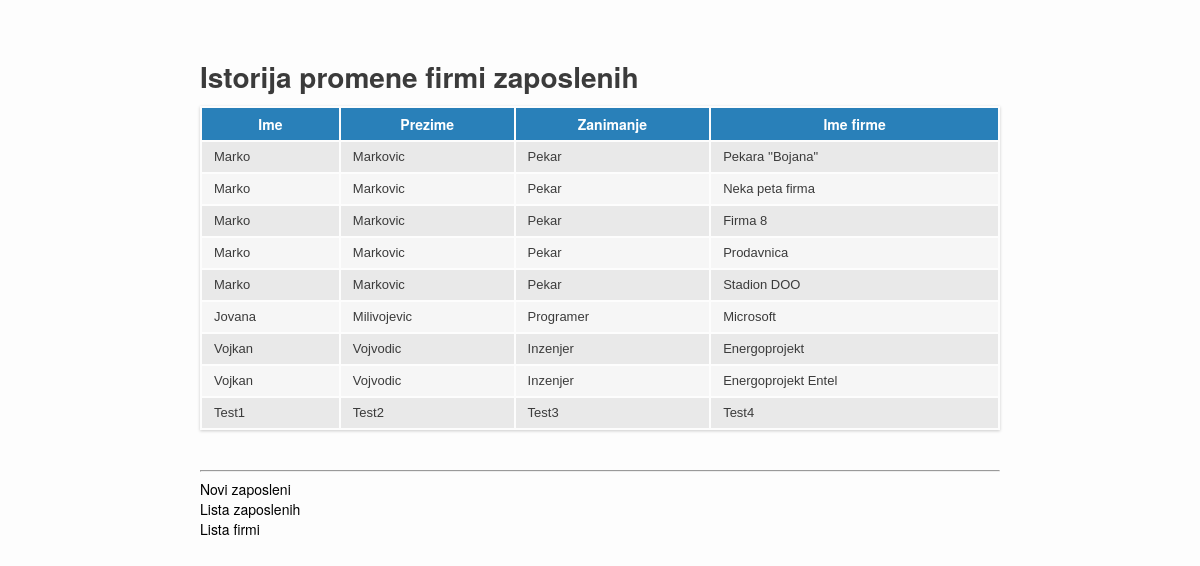
The page / on the database its author committed.
### tables this page shows
CREATE TABLE IF NOT EXISTS `employees_x_firms` (
  `id` int(11) NOT NULL AUTO_INCREMENT,
  `employee_id` int(11) NOT NULL,
  `firm_id` int(11) NOT NULL,
  PRIMARY KEY (`id`)
);

CREATE TABLE IF NOT EXISTS `employees` (
  `id` int(11) NOT NULL AUTO_INCREMENT,
  `firm_id` int(11) NOT NULL,
  `f_name` varchar(255) DEFAULT NULL,
  `l_name` varchar(255) DEFAULT NULL,
  `zanimanje` varchar(255) DEFAULT NULL,
  `created_at` datetime DEFAULT CURRENT_TIMESTAMP,
  `updated_at` datetime NOT NULL DEFAULT CURRENT_TIMESTAMP ON UPDATE CURRENT_TIMESTAMP,
  PRIMARY KEY (`id`)
);

CREATE TABLE IF NOT EXISTS `firms` (
  `id` int(11) NOT NULL AUTO_INCREMENT,
  `ime_firme` varchar(255) DEFAULT NULL,
  `created_at` datetime NOT NULL DEFAULT CURRENT_TIMESTAMP,
  `updated_at` datetime NOT NULL DEFAULT CURRENT_TIMESTAMP ON UPDATE CURRENT_TIMESTAMP,
  PRIMARY KEY (`id`)
);

### include/functions.php (called while the page is built, shortened)
<?php
class Database extends PDO {
    public static function ajaxCustomRequest($query, $pattern) {
        try {
            $db = new Database();
            $sth = $db->query($query);
            $sth->execute();
            $sql_data = $sth->fetchAll(PDO::FETCH_ASSOC);
        } catch (PDOException $e) {
			die("<b>Can't execute query form ajaxCustomRequest function:</b> " . $e->getMessage());
        }
        $return_array = array();
        foreach ($sql_data as $single_sql_array) {
            foreach ($pattern as $target_key => $new_key) {
                foreach ($single_sql_array as $sql_key => $sql_value) {
                    if ($target_key === $sql_key) {
                        $temp_array[$new_key] = $sql_value;
                    }
                }
            }
            array_push($return_array, $temp_array);
        }
        return $return_array;
    }
}

### index.php (the view, shortened to what this page needs)
<?php
  include "include/functions.php"
?>
<!DOCTYPE html>
<html>
  <head>
    <link rel="stylesheet" media="all" href="css/css.css">
  </head>
<body>
<div class="wrapper">
<h1>Istorija promene firmi zaposlenih</h1>
  <table class="table">
    <thead>
      <tr class="row header blue">
        <th class="cell">Ime</th>
        <th class="cell">Prezime</th>
        <th class="cell">Zanimanje</th>
        <th class="cell">Ime firme </th>
      </tr>
    </thead>
    <tbody>
      <?php
        $query = "SELECT x.employee_id, x.firm_id, e.id as `employ_id`, e.f_name, e.l_name, e.zanimanje, f.ime_firme FROM employees_x_firms x, employees e, firms f WHERE x.employee_id = e.id AND x.firm_id = f.id";
        $pattern = array(
            'employee_id' => 'employee_id',
            'firm_id' => 'firm_id',
            'employ_id' => 'employ_id',
            'f_name' => 'f_name',
            'l_name' => 'l_name',
            'zanimanje' => 'zanimanje',
            'ime_firme' => 'ime_firme',
        );
        $return = Database::ajaxCustomRequest($query, $pattern);
        foreach($return as $data) {
          echo '<tr class="row">
                  <td class="cell">'.$data['f_name'].'</td>
                  <td class="cell">'.$data['l_name'].'</td>
                  <td class="cell">'.$data['zanimanje'].'</td>
                  <td class="cell">'.$data['ime_firme'].'</td>
                </tr>';
        }
      ?>
    </tbody>
  </table>
  <hr>
  <a href="new-employee">Novi zaposleni</a><br>
  <a href="employees">Lista zaposlenih</a><br>
  <a href="firms">Lista firmi</a>
</div>
</body>
</html>

### css/css.css (style rules this page uses)
body { background-color: #fff; color: #333; font-family: verdana, arial, helvetica, sans-serif; font-size: 13px; line-height: 18px; }
p, ol, ul, td { font-family: verdana, arial, helvetica, sans-serif; font-size: 13px; line-height: 18px; }
a { color: #000; }
body { font-family: "Helvetica Neue", Helvetica, Arial; font-size: 14px; line-height: 20px; font-weight: 400; color: #3b3b3b; -webkit-font-smoothing: antialiased; background: #fdfdfd; }
a { text-decoration: none; }
.wrapper { margin: 0 auto; padding: 40px; max-width: 800px; }
.table { margin: 0 0 40px 0; width: 100%; box-shadow: 0 1px 3px rgba(0, 0, 0, 0.2); display: table; }
.row { display: table-row; background: #f6f6f6; }
.row:nth-of-type(odd) { background: #e9e9e9; }
.row.header { font-weight: 900; color: #ffffff; background: #ea6153; }
.row.blue { background: #2980b9; }
.cell { padding: 6px 12px; display: table-cell; }

### rows shown on the page
employees_x_firms: employee.f_name "Marko", employee.l_name "Markovic", employee.zanimanje "Pekar", firm.ime_firme "Pekara ''Bojana\""
employees_x_firms: employee.f_name "Marko", employee.l_name "Markovic", employee.zanimanje "Pekar", firm.ime_firme "Neka peta firma"
employees_x_firms: employee.f_name "Marko", employee.l_name "Markovic", employee.zanimanje "Pekar", firm.ime_firme "Firma 8"
employees_x_firms: employee.f_name "Marko", employee.l_name "Markovic", employee.zanimanje "Pekar", firm.ime_firme "Prodavnica"
employees_x_firms: employee.f_name "Marko", employee.l_name "Markovic", employee.zanimanje "Pekar", firm.ime_firme "Stadion DOO"
employees_x_firms: employee.f_name "Jovana", employee.l_name "Milivojevic", employee.zanimanje "Programer", firm.ime_firme "Microsoft"
employees_x_firms: employee.f_name "Vojkan", employee.l_name "Vojvodic", employee.zanimanje "Inzenjer", firm.ime_firme "Energoprojekt"
employees_x_firms: employee.f_name "Vojkan", employee.l_name "Vojvodic", employee.zanimanje "Inzenjer", firm.ime_firme "Energoprojekt Entel"
employees_x_firms: employee.f_name "Test1", employee.l_name "Test2", employee.zanimanje "Test3", firm.ime_firme "Test4"
